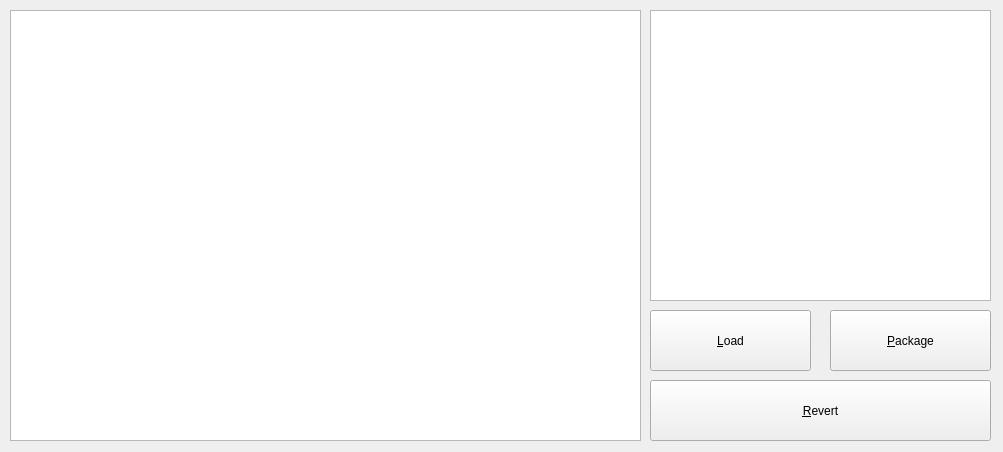
<?xml version="1.0" encoding="UTF-8"?>
<ui version="4.0">
 <class>MainWindow</class>
 <widget class="QMainWindow" name="MainWindow">
  <property name="windowModality">
   <enum>Qt::ApplicationModal</enum>
  </property>
  <property name="geometry">
   <rect>
    <x>0</x>
    <y>0</y>
    <width>1003</width>
    <height>452</height>
   </rect>
  </property>
  <property name="sizePolicy">
   <sizepolicy hsizetype="Fixed" vsizetype="Fixed">
    <horstretch>0</horstretch>
    <verstretch>0</verstretch>
   </sizepolicy>
  </property>
  <property name="windowTitle">
   <string>MainWindow</string>
  </property>
  <widget class="QWidget" name="centralWidget">
   <widget class="QListWidget" name="theme_list">
    <property name="geometry">
     <rect>
      <x>10</x>
      <y>10</y>
      <width>631</width>
      <height>431</height>
     </rect>
    </property>
   </widget>
   <widget class="QGraphicsView" name="theme_view">
    <property name="geometry">
     <rect>
      <x>650</x>
      <y>10</y>
      <width>341</width>
      <height>291</height>
     </rect>
    </property>
   </widget>
   <widget class="QPushButton" name="load_button">
    <property name="geometry">
     <rect>
      <x>650</x>
      <y>310</y>
      <width>161</width>
      <height>61</height>
     </rect>
    </property>
    <property name="text">
     <string>&amp;Load</string>
    </property>
   </widget>
   <widget class="QPushButton" name="package_button">
    <property name="geometry">
     <rect>
      <x>830</x>
      <y>310</y>
      <width>161</width>
      <height>61</height>
     </rect>
    </property>
    <property name="text">
     <string>&amp;Package</string>
    </property>
   </widget>
   <widget class="QPushButton" name="revert_button">
    <property name="geometry">
     <rect>
      <x>650</x>
      <y>380</y>
      <width>341</width>
      <height>61</height>
     </rect>
    </property>
    <property name="text">
     <string>&amp;Revert</string>
    </property>
   </widget>
  </widget>
 </widget>
 <layoutdefault spacing="6" margin="11"/>
 <resources/>
 <connections/>
</ui>
